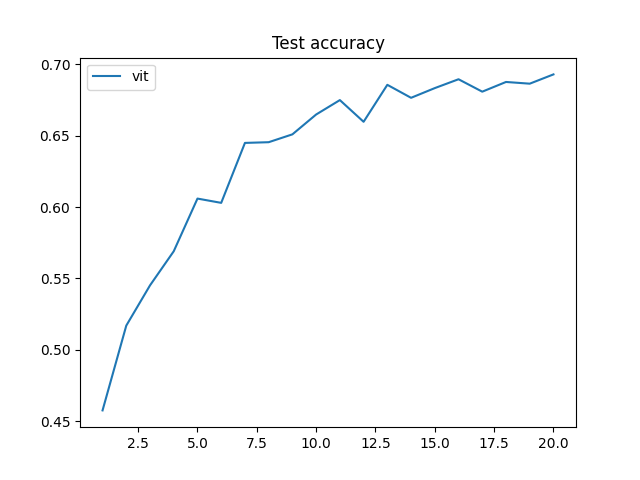

The script that saved this image:
# --------------------------------------
# -*- coding: utf-8 -*- 
# @Time : 2022/8/29 17:49 
# @Author : wzy 
# @File : visual.py
# ---------------------------------------
from matplotlib import pyplot as plt


def draw(history, epochs):
    # 模型的loss和acc分析
    x = list(range(1, epochs + 1))

    plt.subplot(1, 1, 1)
    plt.plot(x, [history[i][1] for i in range(epochs)], label='vit')

    plt.title('Test accuracy')
    plt.legend()

    plt.savefig("visual.png")